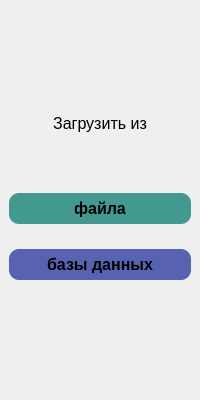
                      <widget class="QWidget" name="tab_load_data">
                       <property name="styleSheet">
                        <string notr="true">border:none;</string>
                       </property>
                       <attribute name="title">
                        <string>Загрузка данных</string>
                       </attribute>
                       <layout class="QVBoxLayout" name="verticalLayout_18">
                        <property name="spacing">
                         <number>0</number>
                        </property>
                        <property name="leftMargin">
                         <number>0</number>
                        </property>
                        <property name="topMargin">
                         <number>0</number>
                        </property>
                        <property name="rightMargin">
                         <number>0</number>
                        </property>
                        <property name="bottomMargin">
                         <number>0</number>
                        </property>
                        <item>
                         <widget class="QFrame" name="frame_24">
                          <property name="frameShape">
                           <enum>QFrame::Shape::StyledPanel</enum>
                          </property>
                          <property name="frameShadow">
                           <enum>QFrame::Shadow::Raised</enum>
                          </property>
                          <layout class="QVBoxLayout" name="verticalLayout_19">
                           <property name="spacing">
                            <number>0</number>
                           </property>
                           <property name="leftMargin">
                            <number>0</number>
                           </property>
                           <property name="topMargin">
                            <number>0</number>
                           </property>
                           <property name="rightMargin">
                            <number>0</number>
                           </property>
                           <property name="bottomMargin">
                            <number>0</number>
                           </property>
                           <item>
                            <widget class="QFrame" name="frame_25">
                             <property name="minimumSize">
                              <size>
                               <width>0</width>
                               <height>400</height>
                              </size>
                             </property>
                             <property name="maximumSize">
                              <size>
                               <width>16777215</width>
                               <height>500</height>
                              </size>
                             </property>
                             <property name="frameShape">
                              <enum>QFrame::Shape::StyledPanel</enum>
                             </property>
                             <property name="frameShadow">
                              <enum>QFrame::Shadow::Raised</enum>
                             </property>
                             <layout class="QVBoxLayout" name="verticalLayout_20">
                              <property name="spacing">
                               <number>0</number>
                              </property>
                              <property name="leftMargin">
                               <number>9</number>
                              </property>
                              <property name="topMargin">
                               <number>0</number>
                              </property>
                              <property name="rightMargin">
                               <number>9</number>
                              </property>
                              <property name="bottomMargin">
                               <number>0</number>
                              </property>
                              <item>
                               <widget class="QPushButton" name="button_icon_of_app">
                                <property name="styleSheet">
                                 <string notr="true">background-color:none;
border:none;</string>
                                </property>
                                <property name="text">
                                 <string/>
                                </property>
                                <property name="icon">
                                 <iconset resource="../qrc/main.qrc">
                                  <normaloff>:/images/images/doctor_without_background.png</normaloff>:/images/images/doctor_without_background.png</iconset>
                                </property>
                                <property name="iconSize">
                                 <size>
                                  <width>100</width>
                                  <height>100</height>
                                 </size>
                                </property>
                               </widget>
                              </item>
                              <item>
                               <spacer name="verticalSpacer_2">
                                <property name="orientation">
                                 <enum>Qt::Orientation::Vertical</enum>
                                </property>
                                <property name="sizeType">
                                 <enum>QSizePolicy::Policy::Fixed</enum>
                                </property>
                                <property name="sizeHint" stdset="0">
                                 <size>
                                  <width>20</width>
                                  <height>40</height>
                                 </size>
                                </property>
                               </spacer>
                              </item>
                              <item>
                               <widget class="QLabel" name="label_2">
                                <property name="font">
                                 <font>
                                  <family>Arial</family>
                                  <pointsize>12</pointsize>
                                  <bold>false</bold>
                                 </font>
                                </property>
                                <property name="text">
                                 <string>Загрузить из</string>
                                </property>
                                <property name="alignment">
                                 <set>Qt::AlignmentFlag::AlignCenter</set>
                                </property>
                               </widget>
                              </item>
                              <item>
                               <widget class="QPushButton" name="button_load_from_file">
                                <property name="minimumSize">
                                 <size>
                                  <width>0</width>
                                  <height>30</height>
                                 </size>
                                </property>
                                <property name="font">
                                 <font>
                                  <family>Arial</family>
                                  <pointsize>12</pointsize>
                                  <bold>true</bold>
                                 </font>
                                </property>
                                <property name="styleSheet">
                                 <string notr="true">
QPushButton {
    padding:6px;
	background-color:rgb(67, 153, 143);
	border-radius:10px;
}
QPushButton:hover {
    background-color: rgb(61, 139, 130);  /* другой цвет при наведении */
}
</string>
                                </property>
                                <property name="text">
                                 <string>файла</string>
                                </property>
                               </widget>
                              </item>
                              <item>
                               <spacer name="verticalSpacer_4">
                                <property name="orientation">
                                 <enum>Qt::Orientation::Vertical</enum>
                                </property>
                                <property name="sizeType">
                                 <enum>QSizePolicy::Policy::Fixed</enum>
                                </property>
                                <property name="sizeHint" stdset="0">
                                 <size>
                                  <width>20</width>
                                  <height>25</height>
                                 </size>
                                </property>
                               </spacer>
                              </item>
                              <item>
                               <widget class="QPushButton" name="button_load_from_db">
                                <property name="minimumSize">
                                 <size>
                                  <width>0</width>
                                  <height>30</height>
                                 </size>
                                </property>
                                <property name="font">
                                 <font>
                                  <family>Arial</family>
                                  <pointsize>12</pointsize>
                                  <bold>true</bold>
                                 </font>
                                </property>
                                <property name="styleSheet">
                                 <string notr="true">
QPushButton {
    padding:6px;
	background-color:rgb(87, 99, 177);
	border-radius:10px;
}
QPushButton:hover {
    background-color: rgb(75, 85, 152);  /* другой цвет при наведении */
}</string>
                                </property>
                                <property name="text">
                                 <string>базы данных</string>
                                </property>
                               </widget>
                              </item>
                              <item>
                               <spacer name="verticalSpacer_3">
                                <property name="orientation">
                                 <enum>Qt::Orientation::Vertical</enum>
                                </property>
                                <property name="sizeType">
                                 <enum>QSizePolicy::Policy::Fixed</enum>
                                </property>
                                <property name="sizeHint" stdset="0">
                                 <size>
                                  <width>20</width>
                                  <height>120</height>
                                 </size>
                                </property>
                               </spacer>
                              </item>
                             </layout>
                            </widget>
                           </item>
                           <item>
                            <widget class="QFrame" name="frame_26">
                             <property name="frameShape">
                              <enum>QFrame::Shape::StyledPanel</enum>
                             </property>
                             <property name="frameShadow">
                              <enum>QFrame::Shadow::Raised</enum>
                             </property>
                            </widget>
                           </item>
                           <item>
                            <widget class="QFrame" name="frame_27">
                             <property name="frameShape">
                              <enum>QFrame::Shape::StyledPanel</enum>
                             </property>
                             <property name="frameShadow">
                              <enum>QFrame::Shadow::Raised</enum>
                             </property>
                            </widget>
                           </item>
                          </layout>
                         </widget>
                        </item>
                       </layout>
                      </widget>
